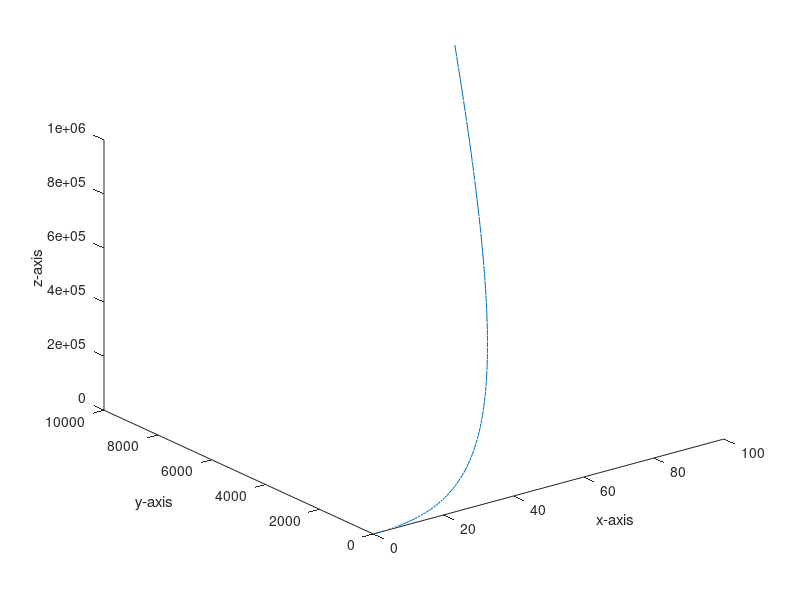

Source code (MATLAB):
clear all
clc
t=linspace(0,100);
x=t;
y=t.^2;
z=t.^3;
comet3(x,y,z);
plot3(x,y,z);
xlabel('x-axis');
ylabel('y-axis');
zlabel('z-axis');
